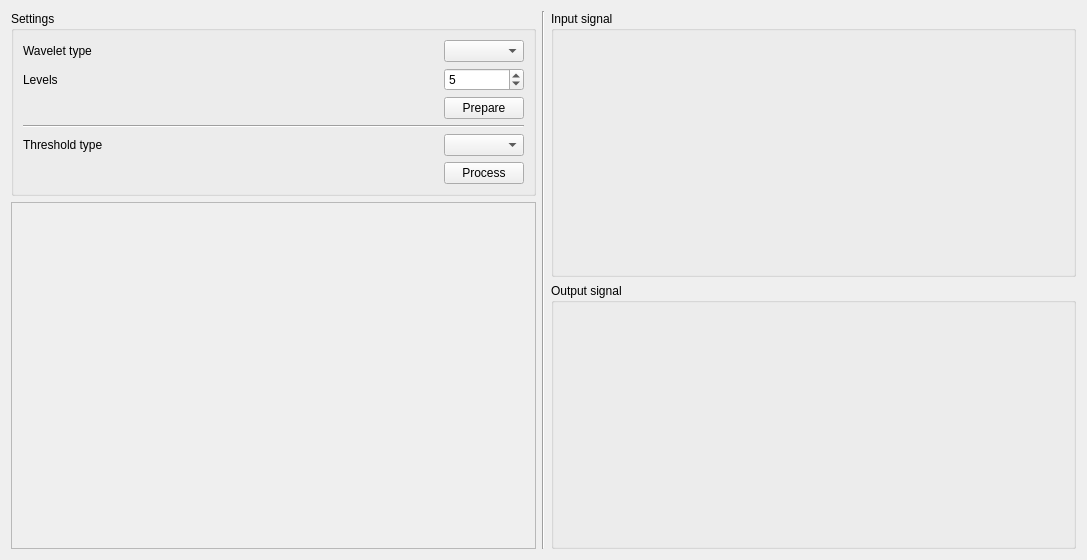
<?xml version="1.0" encoding="UTF-8"?>
<ui version="4.0">
 <class>DenoisingWidget</class>
 <widget class="QWidget" name="DenoisingWidget">
  <property name="geometry">
   <rect>
    <x>0</x>
    <y>0</y>
    <width>1087</width>
    <height>560</height>
   </rect>
  </property>
  <property name="windowTitle">
   <string>Form</string>
  </property>
  <layout class="QHBoxLayout" name="horizontalLayout_3" stretch="1,0,1">
   <item>
    <layout class="QVBoxLayout" name="verticalLayout_2" stretch="2,5">
     <item>
      <widget class="QGroupBox" name="groupBox_2">
       <property name="title">
        <string>Settings</string>
       </property>
       <layout class="QGridLayout" name="gridLayout">
        <item row="0" column="1">
         <spacer name="horizontalSpacer">
          <property name="orientation">
           <enum>Qt::Horizontal</enum>
          </property>
          <property name="sizeHint" stdset="0">
           <size>
            <width>40</width>
            <height>20</height>
           </size>
          </property>
         </spacer>
        </item>
        <item row="0" column="2">
         <widget class="QComboBox" name="cbWaveletType"/>
        </item>
        <item row="1" column="0">
         <widget class="QLabel" name="label_2">
          <property name="text">
           <string>Levels</string>
          </property>
         </widget>
        </item>
        <item row="2" column="2">
         <widget class="QPushButton" name="pbPrepare">
          <property name="text">
           <string>Prepare</string>
          </property>
         </widget>
        </item>
        <item row="0" column="0">
         <widget class="QLabel" name="label">
          <property name="text">
           <string>Wavelet type</string>
          </property>
         </widget>
        </item>
        <item row="1" column="2">
         <widget class="QSpinBox" name="sbLevel">
          <property name="minimum">
           <number>1</number>
          </property>
          <property name="maximum">
           <number>10</number>
          </property>
          <property name="value">
           <number>5</number>
          </property>
         </widget>
        </item>
        <item row="5" column="2">
         <widget class="QPushButton" name="pbProcess">
          <property name="text">
           <string>Process</string>
          </property>
         </widget>
        </item>
        <item row="3" column="0" colspan="3">
         <widget class="Line" name="line">
          <property name="orientation">
           <enum>Qt::Horizontal</enum>
          </property>
         </widget>
        </item>
        <item row="4" column="2">
         <widget class="QComboBox" name="cbThresholdType"/>
        </item>
        <item row="4" column="0">
         <widget class="QLabel" name="label_3">
          <property name="text">
           <string>Threshold type</string>
          </property>
         </widget>
        </item>
       </layout>
      </widget>
     </item>
     <item>
      <widget class="QScrollArea" name="scrollArea">
       <property name="widgetResizable">
        <bool>true</bool>
       </property>
       <widget class="QWidget" name="scrollAreaWidgetContents">
        <property name="geometry">
         <rect>
          <x>0</x>
          <y>0</y>
          <width>523</width>
          <height>360</height>
         </rect>
        </property>
       </widget>
      </widget>
     </item>
    </layout>
   </item>
   <item>
    <widget class="Line" name="line_2">
     <property name="orientation">
      <enum>Qt::Vertical</enum>
     </property>
    </widget>
   </item>
   <item>
    <layout class="QVBoxLayout" name="verticalLayout">
     <item>
      <widget class="QGroupBox" name="groupBox">
       <property name="title">
        <string>Input signal</string>
       </property>
       <layout class="QHBoxLayout" name="horizontalLayout">
        <item>
         <widget class="QCustomPlot" name="inputTransformedSignalWidget" native="true"/>
        </item>
        <item>
         <widget class="AudioPlayerWidget" name="inputSignalPlayerWidget" native="true"/>
        </item>
       </layout>
      </widget>
     </item>
     <item>
      <widget class="QGroupBox" name="groupBox_3">
       <property name="title">
        <string>Output signal</string>
       </property>
       <layout class="QHBoxLayout" name="horizontalLayout_2">
        <item>
         <widget class="QCustomPlot" name="outputTransformedSignalWidget" native="true"/>
        </item>
        <item>
         <widget class="AudioPlayerWidget" name="outputSignalPlayerWidget" native="true"/>
        </item>
       </layout>
      </widget>
     </item>
    </layout>
   </item>
  </layout>
 </widget>
 <customwidgets>
  <customwidget>
   <class>AudioPlayerWidget</class>
   <extends>QWidget</extends>
   <header>src/audio/Audioplayerwidget.h</header>
   <container>1</container>
  </customwidget>
  <customwidget>
   <class>QCustomPlot</class>
   <extends>QWidget</extends>
   <header>qcustomplot/qcustomplot.h</header>
   <container>1</container>
  </customwidget>
 </customwidgets>
 <resources/>
 <connections/>
</ui>
